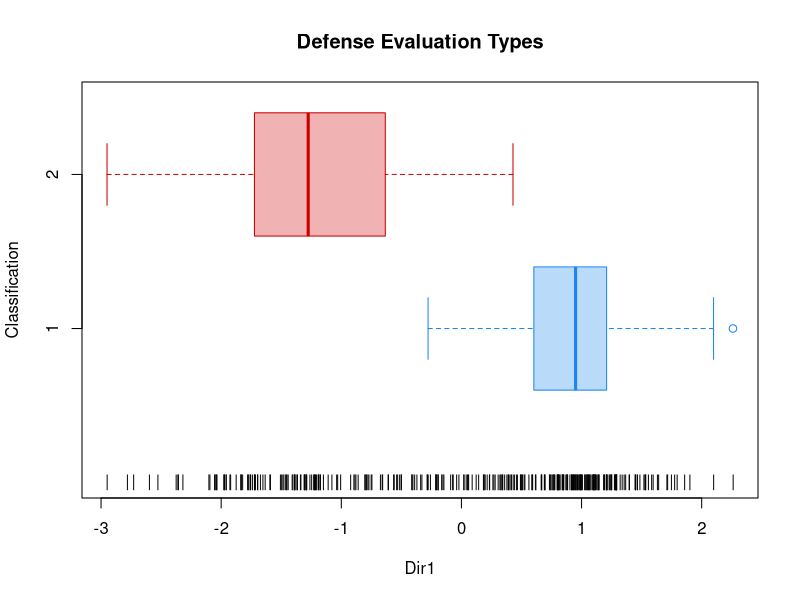
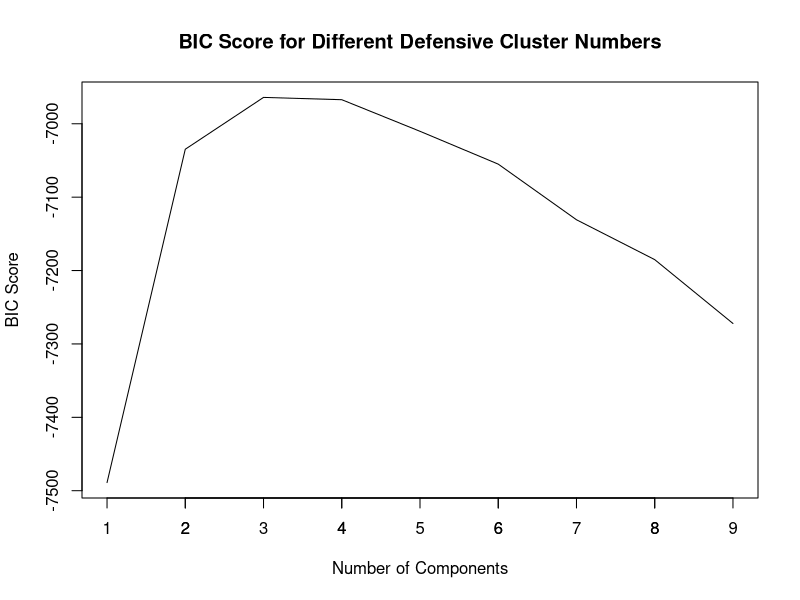

The R source for these figures, in order:
library(mclust)
# cat("\014")
if (getwd() == '/home/neil'){
  setwd('projects/colonel-cluster/population')
}
# read csv and merge
zone_data = read.csv('./data/defense/zone_shooting.csv', header=TRUE)
speed_data = read.csv('./data/speed.csv', header=TRUE)
hustle_data = read.csv('./data/defense/hustle.csv', header=TRUE)
overall_data = read.csv('./data/defense/overall_defense.csv', header=TRUE)
player_data = read.csv('./data/players.csv', header=TRUE)

data = merge(zone_data, speed_data, by=c('PLAYER_ID', 'PLAYER_NAME', 'TEAM_ID', 'TEAM_ABBREVIATION'))
data = merge(data, hustle_data, by=c('PLAYER_ID', 'PLAYER_NAME', 'TEAM_ID', 'TEAM_ABBREVIATION'))
data = merge(data, overall_data, by=c('PLAYER_ID', 'PLAYER_NAME', 'TEAM_ID', 'TEAM_ABBREVIATION'))
data = merge(data, player_data, by=c('PLAYER_ID', 'PLAYER_NAME', 'TEAM_ID', 'TEAM_ABBREVIATION'))

# any player that does not average ten or more minutes should be removed
data = data[data$MIN >= 10,]
data = data[data$GP >= 5,]

# subset for columns used in calculations
data = subset(data, select = c(
  'PLAYER_NAME',
  'PLAYER_ID',
  'TEAM_ABBREVIATION',
  'MIN',
  'AVG_SPEED_OFF',
  'AVG_SPEED_DEF',
  'BLK',
  'CONTESTED_SHOTS',
  'CONTESTED_SHOTS_2PT',
  'CONTESTED_SHOTS_3PT',
  'DEFLECTIONS',
  'DREB',
  'LOOSE_BALLS_RECOVERED',
  'OPP_FGA_RA',
  'OPP_FG_PCT_RA',
  'OPP_FGA_NRA',
  'OPP_FG_PCT_NRA',
  'OPP_FGA_MR',
  'OPP_FG_PCT_MR',
  'OPP_FGA_LC3',
  'OPP_FG_PCT_LC3',
  'OPP_FGA_RC3',
  'OPP_FG_PCT_RC3',
  'OPP_FGA_AB3',
  'OPP_FG_PCT_AB3',
  'STL',
  'HEIGHT'
  ))

########################################
# Make time factor to normalize to per 40  min for each metric
########################################
data = transform(data, TIME_NORMAL = 40 / MIN)


########################################
# Make products of volume and percentage, then segment skills to three zones: paint, mid range, and three
########################################

data = transform(data, OPP_FGA_RA = OPP_FGA_RA*TIME_NORMAL)
data = transform(data, OPP_NRA = OPP_FGA_NRA*TIME_NORMAL)
data = transform(data, OPP_MR = OPP_FGA_MR*TIME_NORMAL)
data = transform(data, OPP_LC3 = OPP_FGA_LC3*TIME_NORMAL)
data = transform(data, OPP_RC3 = OPP_FGA_RC3*TIME_NORMAL)
data = transform(data, OPP_AB3 = OPP_FGA_AB3*TIME_NORMAL)

data = transform(data, CONTESTED_SHOTS_2PT = (CONTESTED_SHOTS_2PT*TIME_NORMAL)/(OPP_FGA_RA + OPP_FGA_NRA + OPP_MR))
data = transform(data, CONTESTED_SHOTS_3PT = (CONTESTED_SHOTS_3PT*TIME_NORMAL)/(OPP_LC3 + OPP_RC3 + OPP_AB3))
data = transform(data, DEFLECTIONS = DEFLECTIONS*TIME_NORMAL)
data = transform(data, DREB = DREB*TIME_NORMAL)
data = transform(data, STL = STL*TIME_NORMAL)
data = transform(data, BLK = BLK*TIME_NORMAL)
data = transform(data, BLK_PER_SHOT = BLK/(OPP_FGA_RA + OPP_FGA_NRA + OPP_MR + OPP_LC3 + OPP_RC3 + OPP_AB3))
data = transform(data, LOOSE_BALLS_RECOVERED = LOOSE_BALLS_RECOVERED*TIME_NORMAL)

data = transform(data, OPP_PAINT = (OPP_NRA + OPP_NRA)/2)
data = transform(data, OPP_CORNER_THREE = (OPP_LC3 + OPP_RC3)/2)
data = transform(data, OPP_ABOVE_KEY = OPP_AB3)
data = transform(data, OPP_MR = (OPP_MR + OPP_NRA)/2)


data = subset(data, select = c(
  'PLAYER_NAME',
  'PLAYER_ID',
  'TEAM_ABBREVIATION',
  'CONTESTED_SHOTS_2PT',
  'CONTESTED_SHOTS_3PT',
  'DEFLECTIONS',
  'BLK_PER_SHOT',
  'DREB',
  'STL',
  'BLK',
  'LOOSE_BALLS_RECOVERED',
  'AVG_SPEED_DEF',
  'HEIGHT'
))

data[mapply(is.infinite, data)] = 0
data = na.omit(data)

write.csv(data, './data/defense/cluster_metrics.csv', row.names = FALSE, quote = FALSE)

names = data['PLAYER_NAME']
data$PLAYER_NAME = NULL

ids = data['PLAYER_ID']
data$PLAYER_ID = NULL

teams = data['TEAM_ABBREVIATION']
data$TEAM_ABBREVIATION = NULL

data = scale(data)

overall_data = subset(data, select = c(
  'CONTESTED_SHOTS_2PT',
  'CONTESTED_SHOTS_3PT',
  'BLK_PER_SHOT',
  'DEFLECTIONS',
  'STL',
  'LOOSE_BALLS_RECOVERED',
  'DREB',
  'AVG_SPEED_DEF',
  'HEIGHT'
))


# overall_model
data = overall_data

BIC = mclustBIC(data)
mod1 = Mclust(data, x = BIC, G=1:9)
print('############################')
print('Overall Model')
print('############################')
summary_clusters = summary(mod1, parameters = TRUE)
distribution_clusters = summary(mod1, parameters = TRUE)$pro
mean_clusters = summary(mod1, parameters = TRUE)$mean
print(summary(mod1, parameters = TRUE))
overall_data = cbind(overall_data, PLAYER_NAME = names)
overall_data = cbind(overall_data, PLAYER_ID = ids)
overall_data = cbind(overall_data, TEAM_ABBREVIATION = teams)
overall_data = cbind(overall_data, CLUSTER = mod1$classification)

png('./plots/overall_cluster_defense.png', width=1800,height=1300,res=300)
mod1dr = MclustDR(mod1, lambda = 1)
plot(mod1dr, what = "scatterplot", xaxt='n', yaxt='n')
title(main="Defense Evaluation Types", col.main="black")
dev.off()

# get cumalitive BIC score
BIC <- rowSums(BIC)/14

png('./plots/overall_cluster_number_defense.png', width=1800,height=1300,res=300)
plot(x=c(1:9),y=BIC,type="l",xlab="Number of Components", ylab="BIC Score")
axis(1, at=1:9)
title(main="BIC Score for Different Defensive Cluster Numbers", col.main="black")
dev.off()

write.csv(overall_data,file='./data/defense/cluster.csv',row.names=FALSE,quote=FALSE)
